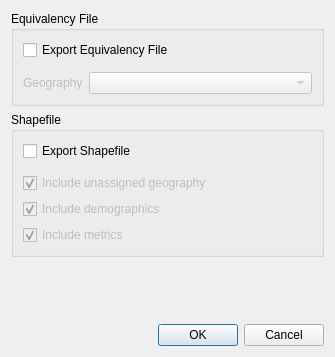
<?xml version="1.0" encoding="UTF-8"?>
<ui version="4.0">
 <class>dlgExportPlan</class>
 <widget class="QDialog" name="dlgExportPlan">
  <property name="geometry">
   <rect>
    <x>0</x>
    <y>0</y>
    <width>335</width>
    <height>357</height>
   </rect>
  </property>
  <property name="minimumSize">
   <size>
    <width>254</width>
    <height>320</height>
   </size>
  </property>
  <property name="windowTitle">
   <string>Export Plan</string>
  </property>
  <layout class="QVBoxLayout" name="verticalLayout">
   <item>
    <widget class="QGroupBox" name="gbxEquivalency">
     <property name="title">
      <string>Equivalency File</string>
     </property>
     <layout class="QGridLayout" name="gridLayout">
      <item row="2" column="1">
       <widget class="QComboBox" name="cmbGeography">
        <property name="enabled">
         <bool>false</bool>
        </property>
        <property name="sizePolicy">
         <sizepolicy hsizetype="Expanding" vsizetype="Fixed">
          <horstretch>0</horstretch>
          <verstretch>0</verstretch>
         </sizepolicy>
        </property>
       </widget>
      </item>
      <item row="2" column="0">
       <widget class="QLabel" name="lblGeography">
        <property name="enabled">
         <bool>false</bool>
        </property>
        <property name="sizePolicy">
         <sizepolicy hsizetype="Minimum" vsizetype="Preferred">
          <horstretch>0</horstretch>
          <verstretch>0</verstretch>
         </sizepolicy>
        </property>
        <property name="text">
         <string>Geography</string>
        </property>
        <property name="buddy">
         <cstring>cmbGeography</cstring>
        </property>
       </widget>
      </item>
      <item row="1" column="0" colspan="2">
       <widget class="QgsFileWidget" name="fwEquivalency">
        <property name="enabled">
         <bool>true</bool>
        </property>
        <property name="dialogTitle">
         <string>Equivalency File</string>
        </property>
        <property name="filter">
         <string notr="true">*.csv</string>
        </property>
        <property name="storageMode">
         <enum>QgsFileWidget::SaveFile</enum>
        </property>
       </widget>
      </item>
      <item row="0" column="0" colspan="2">
       <widget class="QCheckBox" name="cbxExportEquivalency">
        <property name="text">
         <string>Export Equivalency File</string>
        </property>
       </widget>
      </item>
     </layout>
    </widget>
   </item>
   <item>
    <widget class="QGroupBox" name="gbxShape">
     <property name="title">
      <string>Shapefile</string>
     </property>
     <layout class="QVBoxLayout" name="verticalLayout_3">
      <item>
       <widget class="QCheckBox" name="cbxExportShape">
        <property name="text">
         <string>Export Shapefile</string>
        </property>
       </widget>
      </item>
      <item>
       <widget class="QgsFileWidget" name="fwShape">
        <property name="enabled">
         <bool>true</bool>
        </property>
        <property name="dialogTitle">
         <string>Shapefile</string>
        </property>
        <property name="filter">
         <string notr="true">*.shp</string>
        </property>
        <property name="storageMode">
         <enum>QgsFileWidget::SaveFile</enum>
        </property>
       </widget>
      </item>
      <item>
       <widget class="QCheckBox" name="cbxIncludeUnassigned">
        <property name="enabled">
         <bool>false</bool>
        </property>
        <property name="text">
         <string>Include unassigned geography</string>
        </property>
        <property name="checked">
         <bool>true</bool>
        </property>
       </widget>
      </item>
      <item>
       <widget class="QCheckBox" name="cbxDemographics">
        <property name="enabled">
         <bool>false</bool>
        </property>
        <property name="text">
         <string>Include demographics</string>
        </property>
        <property name="checked">
         <bool>true</bool>
        </property>
       </widget>
      </item>
      <item>
       <widget class="QCheckBox" name="cbxMetrics">
        <property name="enabled">
         <bool>false</bool>
        </property>
        <property name="text">
         <string>Include metrics</string>
        </property>
        <property name="checked">
         <bool>true</bool>
        </property>
       </widget>
      </item>
     </layout>
    </widget>
   </item>
   <item>
    <spacer name="verticalSpacer">
     <property name="orientation">
      <enum>Qt::Vertical</enum>
     </property>
     <property name="sizeHint" stdset="0">
      <size>
       <width>20</width>
       <height>40</height>
      </size>
     </property>
    </spacer>
   </item>
   <item>
    <widget class="QDialogButtonBox" name="buttonBox">
     <property name="enabled">
      <bool>true</bool>
     </property>
     <property name="orientation">
      <enum>Qt::Horizontal</enum>
     </property>
     <property name="standardButtons">
      <set>QDialogButtonBox::Cancel|QDialogButtonBox::Ok</set>
     </property>
    </widget>
   </item>
  </layout>
 </widget>
 <customwidgets>
  <customwidget>
   <class>QgsFileWidget</class>
   <extends>QWidget</extends>
   <header>qgsfilewidget.h</header>
  </customwidget>
 </customwidgets>
 <resources/>
 <connections>
  <connection>
   <sender>buttonBox</sender>
   <signal>accepted()</signal>
   <receiver>dlgExportPlan</receiver>
   <slot>accept()</slot>
   <hints>
    <hint type="sourcelabel">
     <x>248</x>
     <y>254</y>
    </hint>
    <hint type="destinationlabel">
     <x>157</x>
     <y>274</y>
    </hint>
   </hints>
  </connection>
  <connection>
   <sender>buttonBox</sender>
   <signal>rejected()</signal>
   <receiver>dlgExportPlan</receiver>
   <slot>reject()</slot>
   <hints>
    <hint type="sourcelabel">
     <x>316</x>
     <y>260</y>
    </hint>
    <hint type="destinationlabel">
     <x>286</x>
     <y>274</y>
    </hint>
   </hints>
  </connection>
  <connection>
   <sender>cbxExportShape</sender>
   <signal>toggled(bool)</signal>
   <receiver>cbxDemographics</receiver>
   <slot>setEnabled(bool)</slot>
   <hints>
    <hint type="sourcelabel">
     <x>169</x>
     <y>133</y>
    </hint>
    <hint type="destinationlabel">
     <x>169</x>
     <y>209</y>
    </hint>
   </hints>
  </connection>
  <connection>
   <sender>cbxExportShape</sender>
   <signal>toggled(bool)</signal>
   <receiver>cbxMetrics</receiver>
   <slot>setEnabled(bool)</slot>
   <hints>
    <hint type="sourcelabel">
     <x>169</x>
     <y>133</y>
    </hint>
    <hint type="destinationlabel">
     <x>169</x>
     <y>230</y>
    </hint>
   </hints>
  </connection>
  <connection>
   <sender>cbxExportShape</sender>
   <signal>toggled(bool)</signal>
   <receiver>cbxIncludeUnassigned</receiver>
   <slot>setEnabled(bool)</slot>
   <hints>
    <hint type="sourcelabel">
     <x>169</x>
     <y>133</y>
    </hint>
    <hint type="destinationlabel">
     <x>169</x>
     <y>188</y>
    </hint>
   </hints>
  </connection>
  <connection>
   <sender>cbxExportEquivalency</sender>
   <signal>toggled(bool)</signal>
   <receiver>cmbGeography</receiver>
   <slot>setEnabled(bool)</slot>
   <hints>
    <hint type="sourcelabel">
     <x>170</x>
     <y>39</y>
    </hint>
    <hint type="destinationlabel">
     <x>204</x>
     <y>101</y>
    </hint>
   </hints>
  </connection>
  <connection>
   <sender>cbxExportEquivalency</sender>
   <signal>toggled(bool)</signal>
   <receiver>lblGeography</receiver>
   <slot>setEnabled(bool)</slot>
   <hints>
    <hint type="sourcelabel">
     <x>170</x>
     <y>39</y>
    </hint>
    <hint type="destinationlabel">
     <x>60</x>
     <y>100</y>
    </hint>
   </hints>
  </connection>
 </connections>
</ui>
